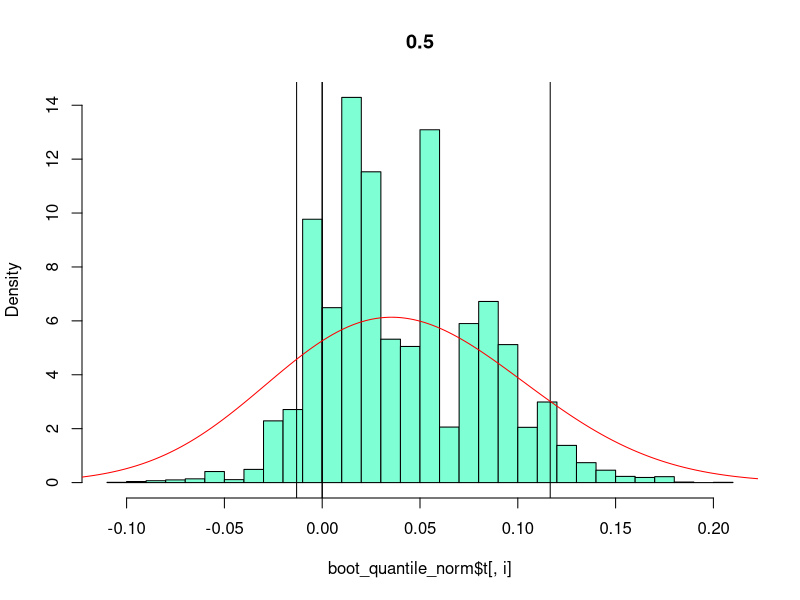
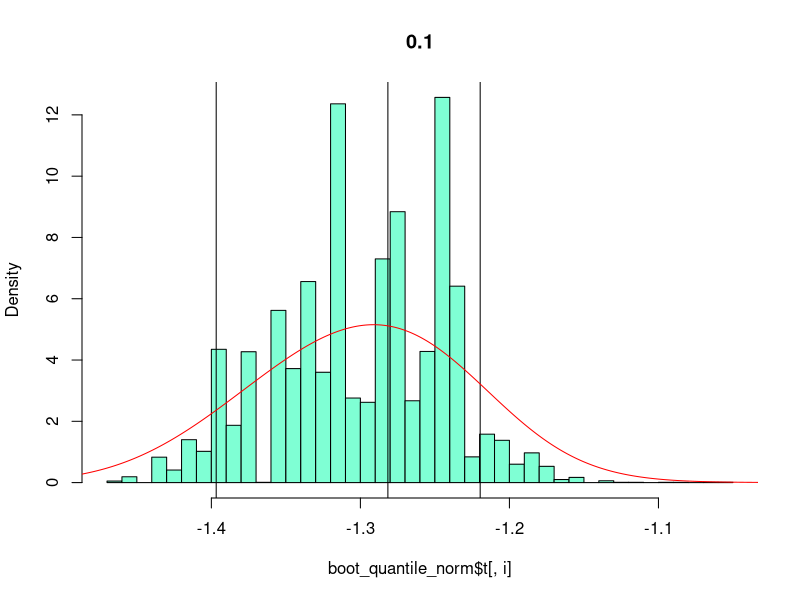
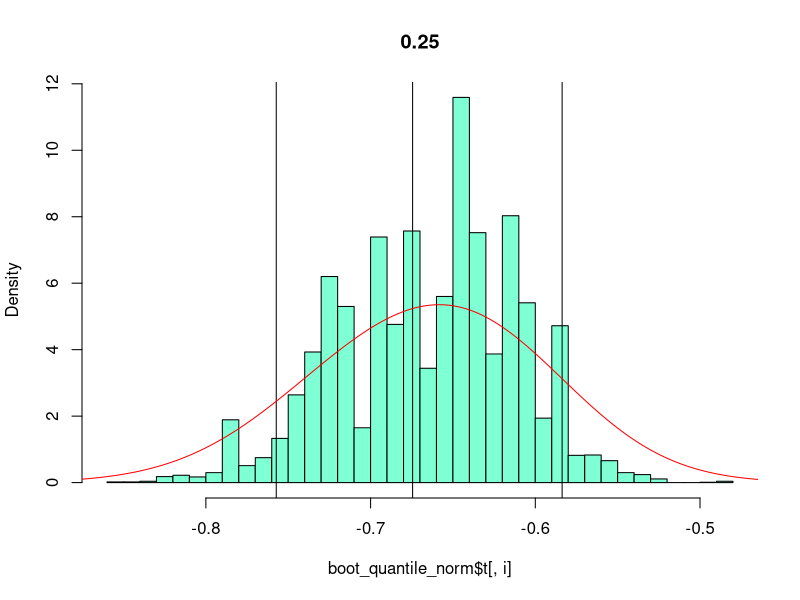
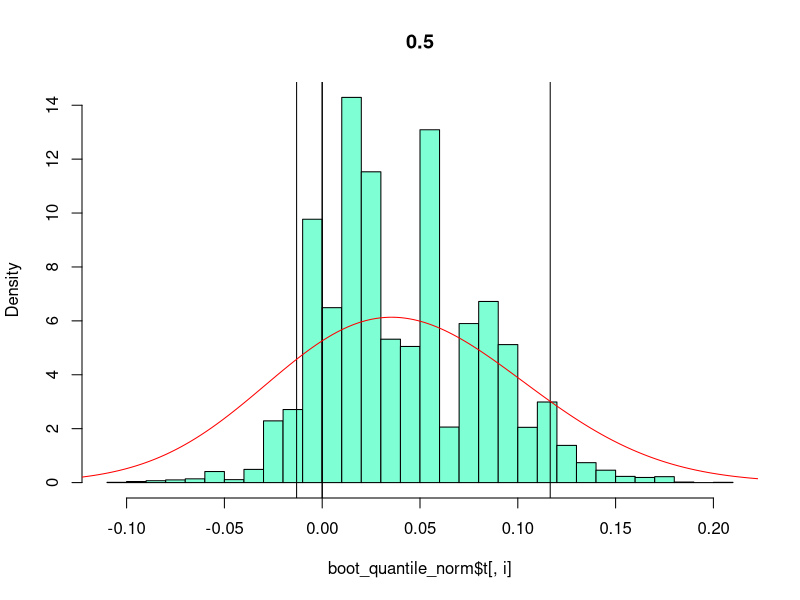
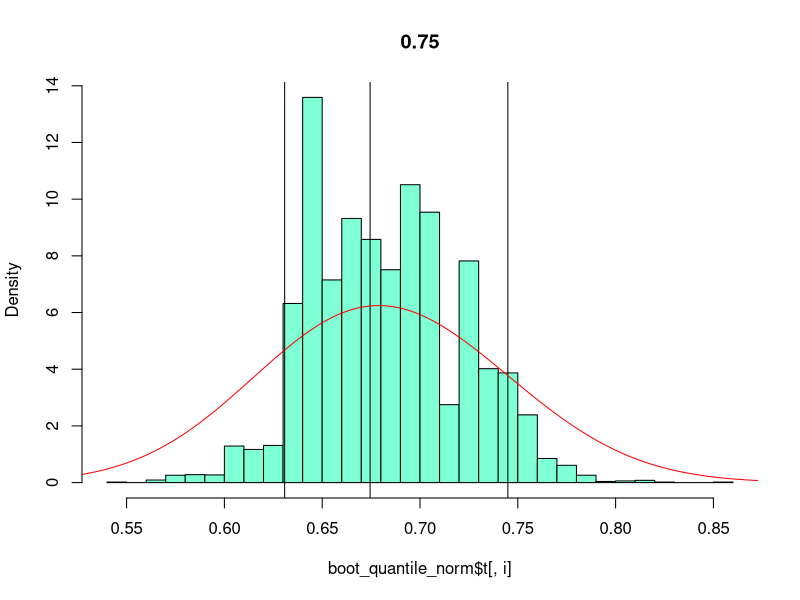
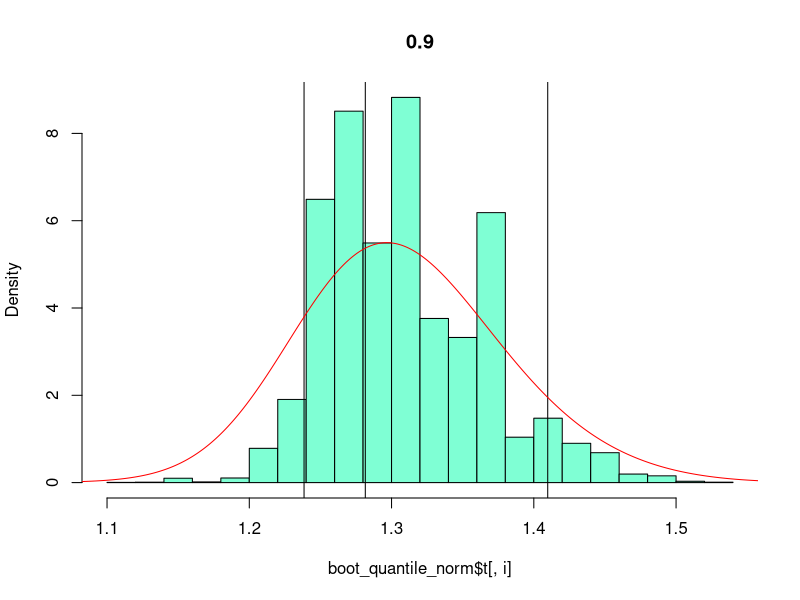
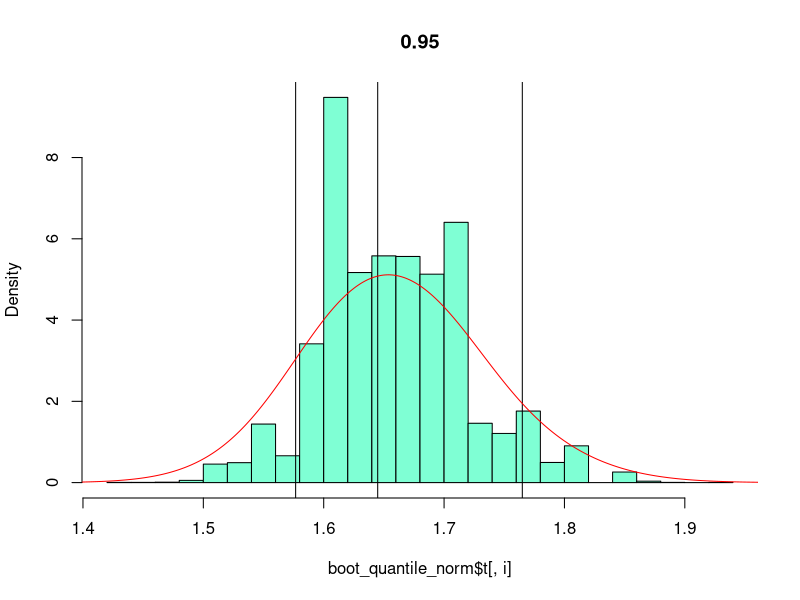
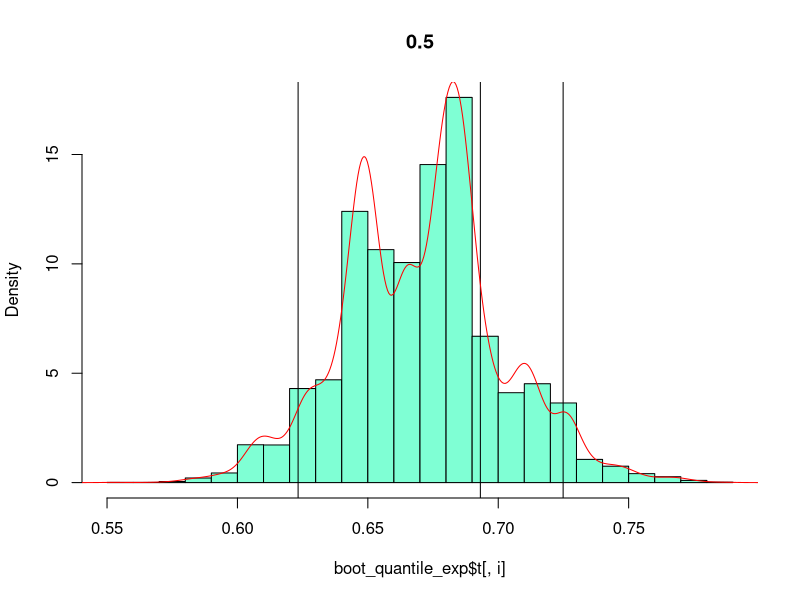

Write R code to recreate these figures, in order.
library(boot)

# Our sample size
n = 1000

# Part 1, Bootstrapping with normal distribution

# Question 1
# Create a standard normal sample
x_norm_sample = rnorm(n=n, mean=0, sd=1)

# Estimating quantiles from sample
quantile(x = x_norm_sample, probs = c(0.10, 0.25, 0.5, 0.75, 0.90))

# Vector of quantile probabilities
quant_probs = c(0.5, 0.10, 0.25, 0.5, 0.75, 0.90, 0.95)

# Getting theoretical quantiles
t_quantiles_norm = setNames(qnorm(quant_probs, mean = 0, sd = 1), c("5%", "10%", "25%", "50%", "75%", "90%", "95%"))

# Question 2
# Function to calculate quantiles for a sample
quant_stat = function(x, indices, quant_probs){
  x_ = x[indices]
  return(quantile(x_, probs = quant_probs))
}

# Number of resamples that we will do 
R = 10000

# Bootstrapping our quantiles
boot_quantile_norm = boot(data = x_norm_sample, R = R, statistic = quant_stat, quant_probs = quant_probs)

boot_cis_norm = matrix(nrow = length(quant_probs), ncol = 2)

# Getting confidence intervals
for (i in 1:length(quant_probs)){
  print('')
  print('')
  print(quant_probs[i])
  boot_cis_norm[i, ] = boot.ci(boot.out = boot_quantile_norm, index = i, type = "perc", conf = 0.9)$percent[4:5]
  print(boot_cis_norm[i, ])
}


# Question 3
# Creating a histogram plot for each of these quantiles
for (i in 1:length(quant_probs)){
  hist(x = boot_quantile_norm$t[, i], freq = FALSE, main = quant_probs[i], breaks = 30, col = "aquamarine")
  abline(v = c(boot_cis_norm[i, ], t_quantiles_norm))
  lines(density(x = boot_quantile_norm$t[, i], bw = 0.05), col = "red")
}


# Part 2/question 4

# Repeating above for the exponential distribution
x_exp_sample = rexp(n=n, rate=1)

# Getting quantiles of theoretical exponential distribution
t_quantiles_exp = qexp(p = quant_probs, rate = 1)

# Creating an standard exponential sample
boot_quantile_exp = boot(data = x_exp_sample, R = R, statistic = quant_stat, quant_probs = quant_probs)

# Vector to hold confidence intervals for each quantiles
boot_cis_exp = matrix(nrow = length(quant_probs), ncol = 2)

# Getting confidence intervals
for (i in 1:length(quant_probs)){
  print('')
  print('')
  print(quant_probs[i])
  boot_cis_exp[i,] = boot.ci(boot.out = boot_quantile_exp, index = i, type = "perc", conf = 0.9)$percent[4:5]
  print(boot_cis_exp[i,])
}


# Question 3
# Creating a histogram plot for each of these quantiles
# Add a kernel density estimation to get general gist of distribution
for (i in 1:length(quant_probs)){
  hist(x = boot_quantile_exp$t[, i], freq = FALSE, main = quant_probs[i], breaks = 30, col = "aquamarine")
  abline(v = c(boot_cis_exp[i,], t_quantiles_exp[i]))
  lines(density(x = boot_quantile_exp$t[, i], bw = "nrd"), col = "red")
}

